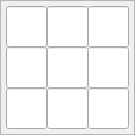
    <widget class="QFrame" name="top_middle_frame">
     <property name="geometry">
      <rect>
       <x>132</x>
       <y>10</y>
       <width>135</width>
       <height>135</height>
      </rect>
     </property>
     <property name="minimumSize">
      <size>
       <width>135</width>
       <height>135</height>
      </size>
     </property>
     <property name="maximumSize">
      <size>
       <width>135</width>
       <height>135</height>
      </size>
     </property>
     <property name="frameShape">
      <enum>QFrame::StyledPanel</enum>
     </property>
     <property name="frameShadow">
      <enum>QFrame::Raised</enum>
     </property>
     <layout class="QGridLayout" name="gridLayout_3">
      <property name="leftMargin">
       <number>5</number>
      </property>
      <property name="topMargin">
       <number>5</number>
      </property>
      <property name="rightMargin">
       <number>5</number>
      </property>
      <property name="bottomMargin">
       <number>5</number>
      </property>
      <property name="spacing">
       <number>0</number>
      </property>
      <item row="0" column="0">
       <widget class="QLineEdit" name="lineEdit_0_3">
        <property name="minimumSize">
         <size>
          <width>41</width>
          <height>41</height>
         </size>
        </property>
        <property name="maximumSize">
         <size>
          <width>41</width>
          <height>41</height>
         </size>
        </property>
        <property name="font">
         <font>
          <pointsize>12</pointsize>
         </font>
        </property>
        <property name="cursor">
         <cursorShape>IBeamCursor</cursorShape>
        </property>
        <property name="inputMask">
         <string/>
        </property>
        <property name="text">
         <string/>
        </property>
        <property name="maxLength">
         <number>1</number>
        </property>
        <property name="alignment">
         <set>Qt::AlignCenter</set>
        </property>
       </widget>
      </item>
      <item row="0" column="1">
       <widget class="QLineEdit" name="lineEdit_0_4">
        <property name="minimumSize">
         <size>
          <width>41</width>
          <height>41</height>
         </size>
        </property>
        <property name="maximumSize">
         <size>
          <width>41</width>
          <height>41</height>
         </size>
        </property>
        <property name="font">
         <font>
          <pointsize>12</pointsize>
         </font>
        </property>
        <property name="cursor">
         <cursorShape>IBeamCursor</cursorShape>
        </property>
        <property name="inputMask">
         <string/>
        </property>
        <property name="text">
         <string/>
        </property>
        <property name="maxLength">
         <number>1</number>
        </property>
        <property name="alignment">
         <set>Qt::AlignCenter</set>
        </property>
       </widget>
      </item>
      <item row="0" column="2">
       <widget class="QLineEdit" name="lineEdit_0_5">
        <property name="minimumSize">
         <size>
          <width>41</width>
          <height>41</height>
         </size>
        </property>
        <property name="maximumSize">
         <size>
          <width>41</width>
          <height>41</height>
         </size>
        </property>
        <property name="font">
         <font>
          <pointsize>12</pointsize>
         </font>
        </property>
        <property name="cursor">
         <cursorShape>IBeamCursor</cursorShape>
        </property>
        <property name="inputMask">
         <string/>
        </property>
        <property name="text">
         <string/>
        </property>
        <property name="maxLength">
         <number>1</number>
        </property>
        <property name="alignment">
         <set>Qt::AlignCenter</set>
        </property>
       </widget>
      </item>
      <item row="1" column="0">
       <widget class="QLineEdit" name="lineEdit_1_3">
        <property name="minimumSize">
         <size>
          <width>41</width>
          <height>41</height>
         </size>
        </property>
        <property name="maximumSize">
         <size>
          <width>41</width>
          <height>41</height>
         </size>
        </property>
        <property name="font">
         <font>
          <pointsize>12</pointsize>
         </font>
        </property>
        <property name="cursor">
         <cursorShape>IBeamCursor</cursorShape>
        </property>
        <property name="inputMask">
         <string/>
        </property>
        <property name="text">
         <string/>
        </property>
        <property name="maxLength">
         <number>1</number>
        </property>
        <property name="alignment">
         <set>Qt::AlignCenter</set>
        </property>
       </widget>
      </item>
      <item row="1" column="1">
       <widget class="QLineEdit" name="lineEdit_1_4">
        <property name="minimumSize">
         <size>
          <width>41</width>
          <height>41</height>
         </size>
        </property>
        <property name="maximumSize">
         <size>
          <width>41</width>
          <height>41</height>
         </size>
        </property>
        <property name="font">
         <font>
          <pointsize>12</pointsize>
         </font>
        </property>
        <property name="cursor">
         <cursorShape>IBeamCursor</cursorShape>
        </property>
        <property name="inputMask">
         <string/>
        </property>
        <property name="text">
         <string/>
        </property>
        <property name="maxLength">
         <number>1</number>
        </property>
        <property name="alignment">
         <set>Qt::AlignCenter</set>
        </property>
       </widget>
      </item>
      <item row="1" column="2">
       <widget class="QLineEdit" name="lineEdit_1_5">
        <property name="minimumSize">
         <size>
          <width>41</width>
          <height>41</height>
         </size>
        </property>
        <property name="maximumSize">
         <size>
          <width>41</width>
          <height>41</height>
         </size>
        </property>
        <property name="font">
         <font>
          <pointsize>12</pointsize>
         </font>
        </property>
        <property name="cursor">
         <cursorShape>IBeamCursor</cursorShape>
        </property>
        <property name="inputMask">
         <string/>
        </property>
        <property name="text">
         <string/>
        </property>
        <property name="maxLength">
         <number>1</number>
        </property>
        <property name="alignment">
         <set>Qt::AlignCenter</set>
        </property>
       </widget>
      </item>
      <item row="2" column="0">
       <widget class="QLineEdit" name="lineEdit_2_3">
        <property name="minimumSize">
         <size>
          <width>41</width>
          <height>41</height>
         </size>
        </property>
        <property name="maximumSize">
         <size>
          <width>41</width>
          <height>41</height>
         </size>
        </property>
        <property name="font">
         <font>
          <pointsize>12</pointsize>
         </font>
        </property>
        <property name="cursor">
         <cursorShape>IBeamCursor</cursorShape>
        </property>
        <property name="inputMask">
         <string/>
        </property>
        <property name="text">
         <string/>
        </property>
        <property name="maxLength">
         <number>1</number>
        </property>
        <property name="alignment">
         <set>Qt::AlignCenter</set>
        </property>
       </widget>
      </item>
      <item row="2" column="1">
       <widget class="QLineEdit" name="lineEdit_2_4">
        <property name="minimumSize">
         <size>
          <width>41</width>
          <height>41</height>
         </size>
        </property>
        <property name="maximumSize">
         <size>
          <width>41</width>
          <height>41</height>
         </size>
        </property>
        <property name="font">
         <font>
          <pointsize>12</pointsize>
         </font>
        </property>
        <property name="cursor">
         <cursorShape>IBeamCursor</cursorShape>
        </property>
        <property name="inputMask">
         <string/>
        </property>
        <property name="text">
         <string/>
        </property>
        <property name="maxLength">
         <number>1</number>
        </property>
        <property name="alignment">
         <set>Qt::AlignCenter</set>
        </property>
       </widget>
      </item>
      <item row="2" column="2">
       <widget class="QLineEdit" name="lineEdit_2_5">
        <property name="minimumSize">
         <size>
          <width>41</width>
          <height>41</height>
         </size>
        </property>
        <property name="maximumSize">
         <size>
          <width>41</width>
          <height>41</height>
         </size>
        </property>
        <property name="font">
         <font>
          <pointsize>12</pointsize>
         </font>
        </property>
        <property name="cursor">
         <cursorShape>IBeamCursor</cursorShape>
        </property>
        <property name="inputMask">
         <string/>
        </property>
        <property name="text">
         <string/>
        </property>
        <property name="maxLength">
         <number>1</number>
        </property>
        <property name="alignment">
         <set>Qt::AlignCenter</set>
        </property>
       </widget>
      </item>
     </layout>
    </widget>
